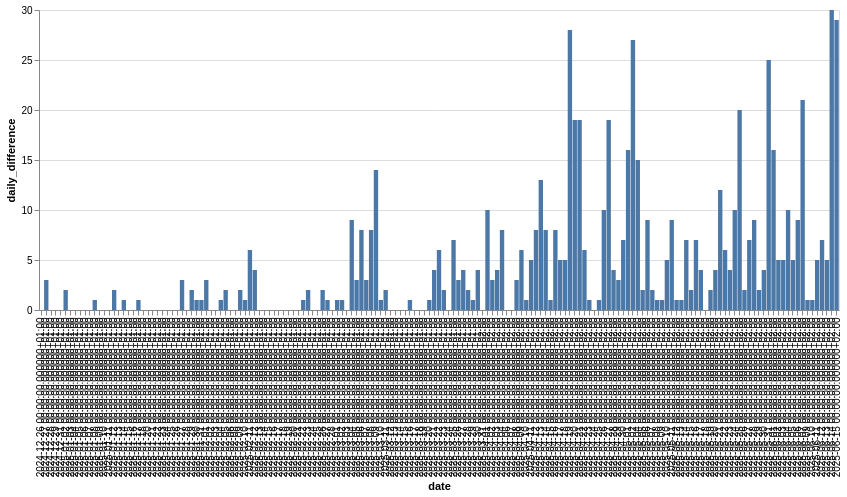

The notebook cell saved with this chart:
### Code cell
segment("Solan last km")

### Figure 1 — Vega-Lite specification as saved in the notebook (floating-point values rounded to 4 significant figures; data arrays with more than 128 entries replaced by an {"elided": "..."} marker saying what was removed)
{"config": {"view": {"continuousWidth": 300, "continuousHeight": 300}}, "data": {"name": "data-84001a4aa0e68144728bb54e2bf2e6d0"}, "mark": {"type": "bar"}, "encoding": {"x": {"field": "date", "type": "ordinal"}, "y": {"field": "daily_difference", "type": "quantitative"}}, "width": 800, "$schema": "https://vega.github.io/schema/vega-lite/v5.8.0.json", "datasets": {"data-84001a4aa0e68144728bb54e2bf2e6d0": {"elided": "165 records"}}}
